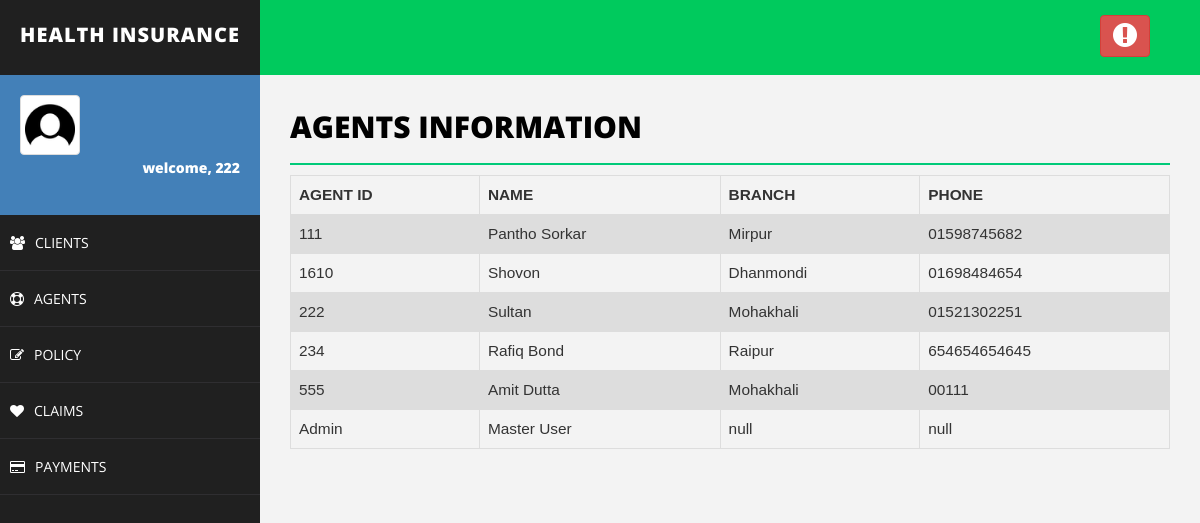
The app's page /lims/agent.php (signed in) with its own data.
### tables this page shows
CREATE TABLE `agent` (
  `agent_id` varchar(50) NOT NULL,
  `agent_password` varchar(30) NOT NULL,
  `name` varchar(50) NOT NULL,
  `branch` varchar(50) NOT NULL,
  `phone` varchar(50) NOT NULL
);

### lims/agent.php (the view, shortened to what this page needs)
<!DOCTYPE html>
<html>
<head>
    <link href="assets/css/bootstrap.css" rel="stylesheet" />
    <link href="assets/css/font-awesome.css" rel="stylesheet" />
    <link href="assets/css/basic.css" rel="stylesheet" />
    <link href="assets/css/custom.css" rel="stylesheet" />
</head>
<body>
<?php include 'header.php';
?>
        <div id="page-wrapper">
                <div class="row">
                    <div class="col-md-12">
                        <h1 class="page-head-line">Agents Information
						</h1>
                    </div>
                </div>
<?php
include'connection.php';
	$sql = "SELECT agent_id,agent_password,name,branch,phone FROM agent";
	$result = $conn->query($sql);
	echo "<table class=\"table\">\n";
    echo "  <tr>\n";
    echo "    <th>AGENT ID</th>\n";
    echo "    <th>NAME</th>\n";
    echo "    <th>BRANCH</th>\n";
    echo "    <th>PHONE</th>\n";
    echo "  </tr>";
	if ($result->num_rows > 0) {
	while($row = $result->fetch_assoc()) {
		echo "<tr>\n";
		echo "    <td>".$row["agent_id"]."</td>\n";
		echo "    <td>".$row["name"]."</td>\n";
		echo "    <td>".$row["branch"]."</td>\n";
		echo "    <td>".$row["phone"]."</td>\n";
	}
	echo "</table>\n";
}
?>
        </div>
    </div>
</body>
</html>

### lims/header.php (shortened to what this page needs)
<body>
    <div id="wrapper">
        <nav class="navbar navbar-default navbar-cls-top " role="navigation" style="margin-bottom: 0">
            <div class="navbar-header">
                <a class="navbar-brand" href="index.php">Health Insurance</a>
            </div>
            <div class="header-right">
                 <a href="<?php echo "logout.php" ?>" class="btn btn-danger" title="Logout"><i class="fa fa-exclamation-circle fa-2x"></i></a>
            </div>
        </nav>
        <nav class="navbar-default navbar-side" role="navigation">
            <div class="sidebar-collapse">
                <ul class="nav" id="main-menu">
                    <li>
                        <div class="user-img-div">
                            <img src="assets/img/user.png" class="img-thumbnail" />
                            <div class="inner-text">
                                <?php
									if(!isset($_SESSION["username"])){
										header("Location: index.php");
									}else {
										echo "welcome, ".$_SESSION["username"];
									}
								?>
                            <br />
                            </div>
                        </div>
                    </li>
                 <li>
                      <a href="client.php"><i class="fa fa-users "></i>CLIENTS</a >
                 </li>
                 <li>
                      <a href="agent.php"><i class="fa fa-life-saver "></i>AGENTS</a>
                 </li>
                 <li>
                      <a href="policy.php"><i class="fa fa-pencil-square-o "></i>POLICY</a>
                 </li>
                 <li>
                      <a href="claim.php"><i class="fa fa-heart "></i>CLAIMS</a>
                 </li>
                 <li>
                      <a href="payment.php"><i class="fa fa-credit-card "></i>PAYMENTS</a>
                 </li>
                </ul>
            </div>
        </nav>

### lims/assets/css/basic.css (style rules this page uses)
body { font-family: 'Open Sans', sans-serif; line-height:25px; }
#wrapper { width: 100%; background: #202020; }
#page-wrapper { padding: 15px 15px; min-height: 600px; background: #F3F3F3; }
.page-head-line { font-size: 30px; text-transform: uppercase; color: #000; font-weight: 800; padding-bottom: 20px; border-bottom: 2px solid #00CA79; margin-bottom: 10px; }
.navbar-cls-top .navbar-brand { color: #fff; background: #202020; width: 260px; text-align: center; height: 75px; font-size: 20px; letter-spacing: 1px; font-weight: 900; padding-top: 25px; text-transform:uppercase; }
.header-right { color: #fff; padding: 15px 50px 5px 50px; float: right; font-size: 16px; }
.user-img-div { min-height: 140px; padding: 20px; background-color: #4380B8; }
.user-img-div img { max-height: 60px; }
.user-img-div .inner-text { text-align: right; position: relative; color: #fff; font-weight: 800; line-height: 25px; }
.sidebar-collapse, .sidebar-collapse .nav { background: none; }
.sidebar-collapse .nav { padding: 0; }
.sidebar-collapse .nav > li > a { color: #fff; background: #202020; text-shadow: none; padding: 15px 40px; border-bottom: 1px solid #2F2E31; }
.sidebar-collapse > .nav > li > a { padding: 15px 10px; }
.navbar-side { border: none; background-color: #202020; }
.navbar-cls-top { background: #00ca5d; border-bottom: none; }
.navbar-default { border: 0px solid black; }
.navbar-header { background: #000000; }
.nav > li > a > i { margin-right: 10px; }
@media (min-width:768px) { #page-wrapper { margin: 0 0 0 260px; padding: 15px 30px; min-height: 1200px; } }
@media (min-width:768px) { .navbar-side { z-index: 1; position: absolute; width: 260px; } }
@media (min-width:768px) { .navbar { border-radius: 0px; } }

### lims/agent.php (style rules this page uses)
.btn { background-color: #4CAF50; float: right; color:white; text-decoration:none; }
table { font-family: arial, sans-serif; border-collapse: collapse; width: 100%; margin-left:0%; font-size:110%; }
td, th { border: 1px solid #dddddd; text-align: left; padding: 8px; }
tr:nth-child(even) { background-color: #dddddd; }

### records on screen
agent: agent_id "111", name "Pantho Sorkar", branch "Mirpur", phone "01598745682"
agent: agent_id "1610", name "Shovon", branch "Dhanmondi", phone "01698484654"
agent: agent_id "222", name "Sultan", branch "Mohakhali", phone "01521302251"
agent: agent_id "234", name "Rafiq Bond", branch "Raipur", phone "654654654645"
agent: agent_id "555", name "Amit Dutta", branch "Mohakhali", phone "00111"
agent: agent_id "Admin", name "Master User", branch "null", phone "null"

### other values on screen
$_SESSION["username"] "222"
